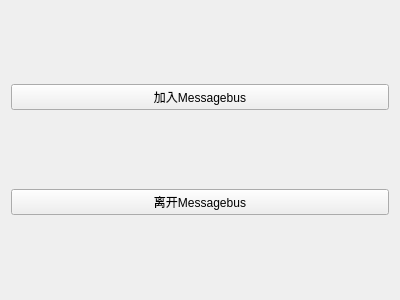
<?xml version="1.0" encoding="UTF-8"?>
<ui version="4.0">
 <class>EventsWidget</class>
 <widget class="QWidget" name="EventsWidget">
  <property name="geometry">
   <rect>
    <x>0</x>
    <y>0</y>
    <width>400</width>
    <height>300</height>
   </rect>
  </property>
  <property name="windowTitle">
   <string>Form</string>
  </property>
  <layout class="QVBoxLayout" name="verticalLayout">
   <item>
    <widget class="QPushButton" name="mJoinMessagebus">
     <property name="text">
      <string>加入Messagebus</string>
     </property>
    </widget>
   </item>
   <item>
    <widget class="QPushButton" name="mLeaveMessagebus">
     <property name="text">
      <string>离开Messagebus</string>
     </property>
    </widget>
   </item>
  </layout>
 </widget>
 <resources/>
 <connections/>
</ui>
